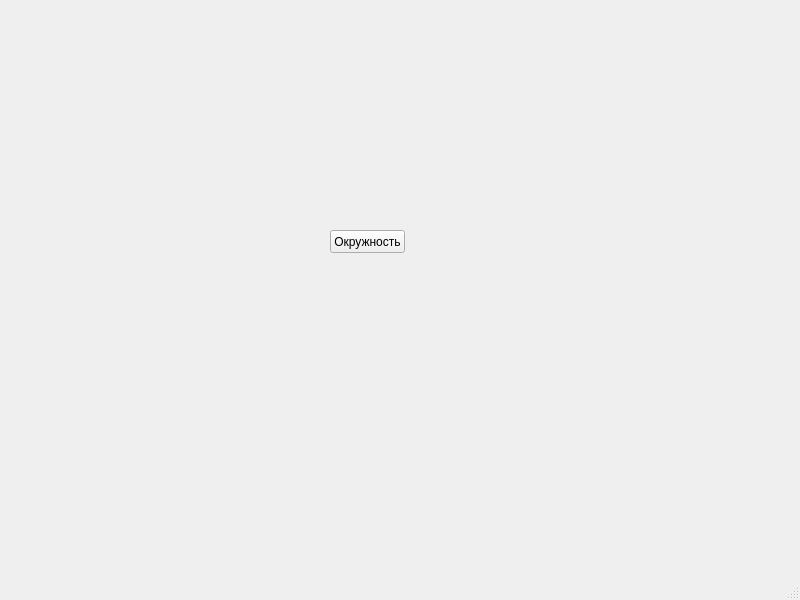
<?xml version="1.0" encoding="UTF-8"?>
<ui version="4.0">
 <class>MainWindow</class>
 <widget class="QMainWindow" name="MainWindow">
  <property name="geometry">
   <rect>
    <x>0</x>
    <y>0</y>
    <width>800</width>
    <height>600</height>
   </rect>
  </property>
  <property name="windowTitle">
   <string>MainWindow</string>
  </property>
  <widget class="QWidget" name="centralwidget">
   <widget class="QPushButton" name="pushButton">
    <property name="geometry">
     <rect>
      <x>330</x>
      <y>230</y>
      <width>75</width>
      <height>23</height>
     </rect>
    </property>
    <property name="text">
     <string>Окружность</string>
    </property>
   </widget>
  </widget>
  <widget class="QMenuBar" name="menubar">
   <property name="geometry">
    <rect>
     <x>0</x>
     <y>0</y>
     <width>800</width>
     <height>21</height>
    </rect>
   </property>
  </widget>
  <widget class="QStatusBar" name="statusbar"/>
 </widget>
 <resources/>
 <connections/>
</ui>
